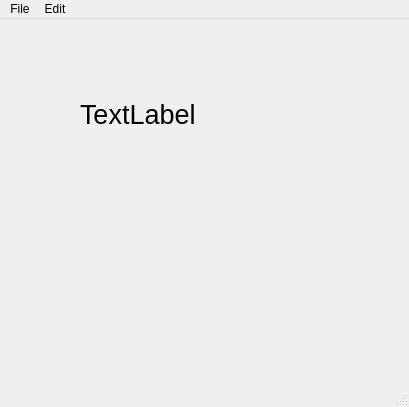
<?xml version="1.0" encoding="UTF-8"?>
<ui version="4.0">
 <class>MainWindow</class>
 <widget class="QMainWindow" name="MainWindow">
  <property name="geometry">
   <rect>
    <x>0</x>
    <y>0</y>
    <width>409</width>
    <height>407</height>
   </rect>
  </property>
  <property name="windowTitle">
   <string>MainWindow</string>
  </property>
  <widget class="QWidget" name="centralwidget">
   <widget class="QLabel" name="label">
    <property name="geometry">
     <rect>
      <x>80</x>
      <y>20</y>
      <width>221</width>
      <height>151</height>
     </rect>
    </property>
    <property name="font">
     <font>
      <pointsize>20</pointsize>
     </font>
    </property>
    <property name="text">
     <string>TextLabel</string>
    </property>
   </widget>
  </widget>
  <widget class="QMenuBar" name="menubar">
   <property name="geometry">
    <rect>
     <x>0</x>
     <y>0</y>
     <width>409</width>
     <height>21</height>
    </rect>
   </property>
   <widget class="QMenu" name="menuFile">
    <property name="title">
     <string>File</string>
    </property>
    <addaction name="actionNew"/>
    <addaction name="actionSave"/>
   </widget>
   <widget class="QMenu" name="menuEdit">
    <property name="title">
     <string>Edit</string>
    </property>
    <addaction name="actionCopy"/>
    <addaction name="actionPaste"/>
   </widget>
   <addaction name="menuFile"/>
   <addaction name="menuEdit"/>
  </widget>
  <widget class="QStatusBar" name="statusbar"/>
  <action name="actionNew">
   <property name="text">
    <string>New</string>
   </property>
   <property name="statusTip">
    <string>Create a New File</string>
   </property>
   <property name="shortcut">
    <string>Ctrl+N</string>
   </property>
  </action>
  <action name="actionSave">
   <property name="text">
    <string>Save</string>
   </property>
   <property name="statusTip">
    <string>Save a File</string>
   </property>
   <property name="shortcut">
    <string>Ctrl+S</string>
   </property>
  </action>
  <action name="actionCopy">
   <property name="text">
    <string>Copy</string>
   </property>
   <property name="statusTip">
    <string>Copy some texts</string>
   </property>
   <property name="shortcut">
    <string>Ctrl+C</string>
   </property>
  </action>
  <action name="actionPaste">
   <property name="text">
    <string>Paste</string>
   </property>
   <property name="statusTip">
    <string>Paste some Texts</string>
   </property>
   <property name="shortcut">
    <string>Ctrl+V</string>
   </property>
  </action>
 </widget>
 <resources/>
 <connections/>
</ui>
